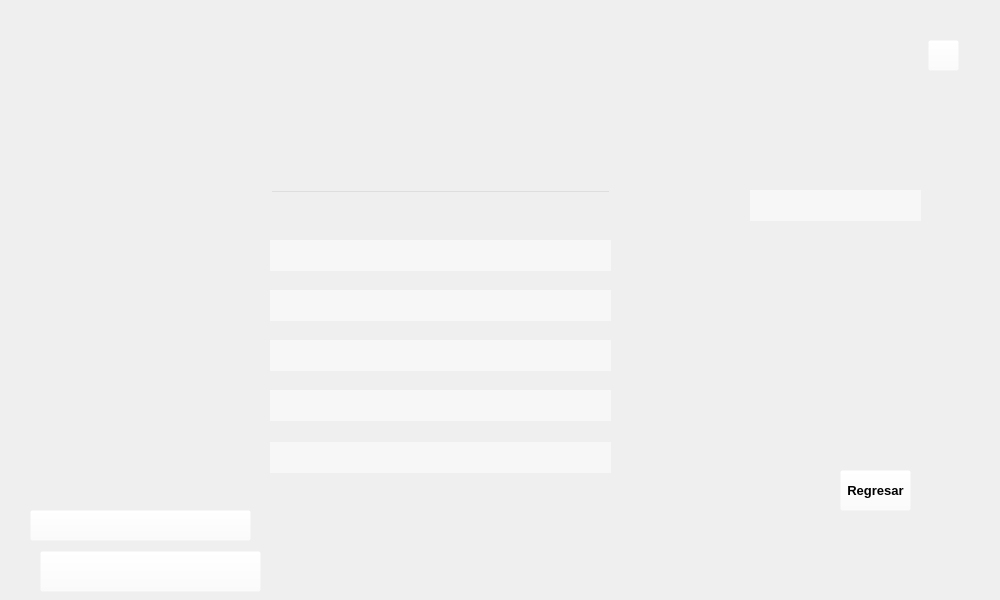
<?xml version="1.0" encoding="UTF-8"?>
<ui version="4.0">
 <class>Form</class>
 <widget class="QWidget" name="Form">
  <property name="geometry">
   <rect>
    <x>0</x>
    <y>0</y>
    <width>1000</width>
    <height>600</height>
   </rect>
  </property>
  <property name="windowTitle">
   <string>Form</string>
  </property>
  <widget class="QLabel" name="imgfondo">
   <property name="geometry">
    <rect>
     <x>0</x>
     <y>0</y>
     <width>1000</width>
     <height>600</height>
    </rect>
   </property>
   <property name="styleSheet">
    <string notr="true">border-image: url(:/img/imgmodifi.png);</string>
   </property>
   <property name="text">
    <string/>
   </property>
  </widget>
  <widget class="QLineEdit" name="id">
   <property name="geometry">
    <rect>
     <x>270</x>
     <y>190</y>
     <width>341</width>
     <height>31</height>
    </rect>
   </property>
   <property name="font">
    <font>
     <family>Times New Roman</family>
     <pointsize>14</pointsize>
    </font>
   </property>
   <property name="styleSheet">
    <string notr="true">background-color: rgba(255, 255, 255, 0);</string>
   </property>
  </widget>
  <widget class="QPushButton" name="btn_close">
   <property name="geometry">
    <rect>
     <x>928</x>
     <y>40</y>
     <width>31</width>
     <height>31</height>
    </rect>
   </property>
   <property name="styleSheet">
    <string notr="true">background-color: rgba(255, 255, 255, 0);</string>
   </property>
   <property name="text">
    <string/>
   </property>
  </widget>
  <widget class="QPushButton" name="btn_regresar">
   <property name="geometry">
    <rect>
     <x>840</x>
     <y>470</y>
     <width>71</width>
     <height>41</height>
    </rect>
   </property>
   <property name="font">
    <font>
     <pointsize>10</pointsize>
     <weight>75</weight>
     <bold>true</bold>
    </font>
   </property>
   <property name="styleSheet">
    <string notr="true">background-color: rgb(255, 255, 255, 0);</string>
   </property>
   <property name="text">
    <string>Regresar</string>
   </property>
  </widget>
  <widget class="QPushButton" name="btn_modificar">
   <property name="geometry">
    <rect>
     <x>30</x>
     <y>510</y>
     <width>221</width>
     <height>31</height>
    </rect>
   </property>
   <property name="styleSheet">
    <string notr="true">background-color: rgba(255, 255, 255, 0);</string>
   </property>
   <property name="text">
    <string/>
   </property>
  </widget>
  <widget class="QPushButton" name="btn_eliminar">
   <property name="geometry">
    <rect>
     <x>40</x>
     <y>551</y>
     <width>221</width>
     <height>41</height>
    </rect>
   </property>
   <property name="styleSheet">
    <string notr="true">background-color: rgba(255, 255, 255, 0);</string>
   </property>
   <property name="text">
    <string/>
   </property>
  </widget>
  <widget class="QLabel" name="pelicula">
   <property name="geometry">
    <rect>
     <x>270</x>
     <y>240</y>
     <width>341</width>
     <height>31</height>
    </rect>
   </property>
   <property name="styleSheet">
    <string notr="true">font: 14pt &quot;Times New Roman&quot;;
background-color: rgba(255, 255, 255, 120);</string>
   </property>
   <property name="text">
    <string/>
   </property>
  </widget>
  <widget class="QLabel" name="genero">
   <property name="geometry">
    <rect>
     <x>270</x>
     <y>290</y>
     <width>341</width>
     <height>31</height>
    </rect>
   </property>
   <property name="styleSheet">
    <string notr="true">font: 14pt &quot;Times New Roman&quot;;
background-color: rgba(255, 255, 255, 120);</string>
   </property>
   <property name="text">
    <string/>
   </property>
  </widget>
  <widget class="QLabel" name="horario">
   <property name="geometry">
    <rect>
     <x>270</x>
     <y>340</y>
     <width>341</width>
     <height>31</height>
    </rect>
   </property>
   <property name="styleSheet">
    <string notr="true">font: 14pt &quot;Times New Roman&quot;;
background-color: rgba(255, 255, 255, 120);</string>
   </property>
   <property name="text">
    <string/>
   </property>
  </widget>
  <widget class="QLabel" name="idioma">
   <property name="geometry">
    <rect>
     <x>270</x>
     <y>390</y>
     <width>341</width>
     <height>31</height>
    </rect>
   </property>
   <property name="styleSheet">
    <string notr="true">font: 14pt &quot;Times New Roman&quot;;
background-color: rgba(255, 255, 255, 120);</string>
   </property>
   <property name="text">
    <string/>
   </property>
  </widget>
  <widget class="QLabel" name="actor">
   <property name="geometry">
    <rect>
     <x>270</x>
     <y>442</y>
     <width>341</width>
     <height>31</height>
    </rect>
   </property>
   <property name="styleSheet">
    <string notr="true">font: 14pt &quot;Times New Roman&quot;;
background-color: rgba(255, 255, 255, 120);</string>
   </property>
   <property name="text">
    <string/>
   </property>
  </widget>
  <widget class="QLabel" name="duracion">
   <property name="geometry">
    <rect>
     <x>750</x>
     <y>190</y>
     <width>171</width>
     <height>31</height>
    </rect>
   </property>
   <property name="styleSheet">
    <string notr="true">font: 14pt &quot;Times New Roman&quot;;
background-color: rgba(255, 255, 255, 120);</string>
   </property>
   <property name="text">
    <string/>
   </property>
  </widget>
  <widget class="QLabel" name="message">
   <property name="geometry">
    <rect>
     <x>460</x>
     <y>500</y>
     <width>201</width>
     <height>51</height>
    </rect>
   </property>
   <property name="text">
    <string/>
   </property>
  </widget>
 </widget>
 <resources>
  <include location="img_rc.qrc"/>
 </resources>
 <connections/>
</ui>
